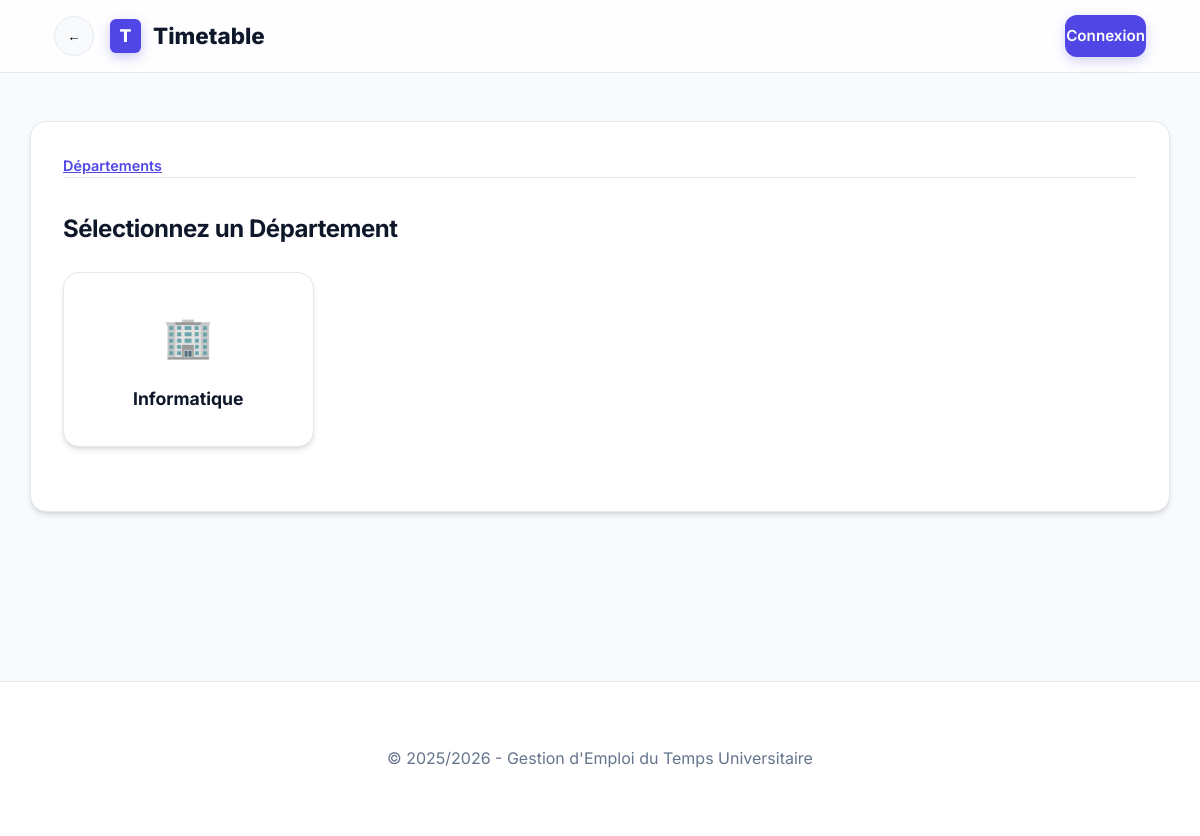
The app's page /timetable_app/modules/academics/departments_view.php, older data.
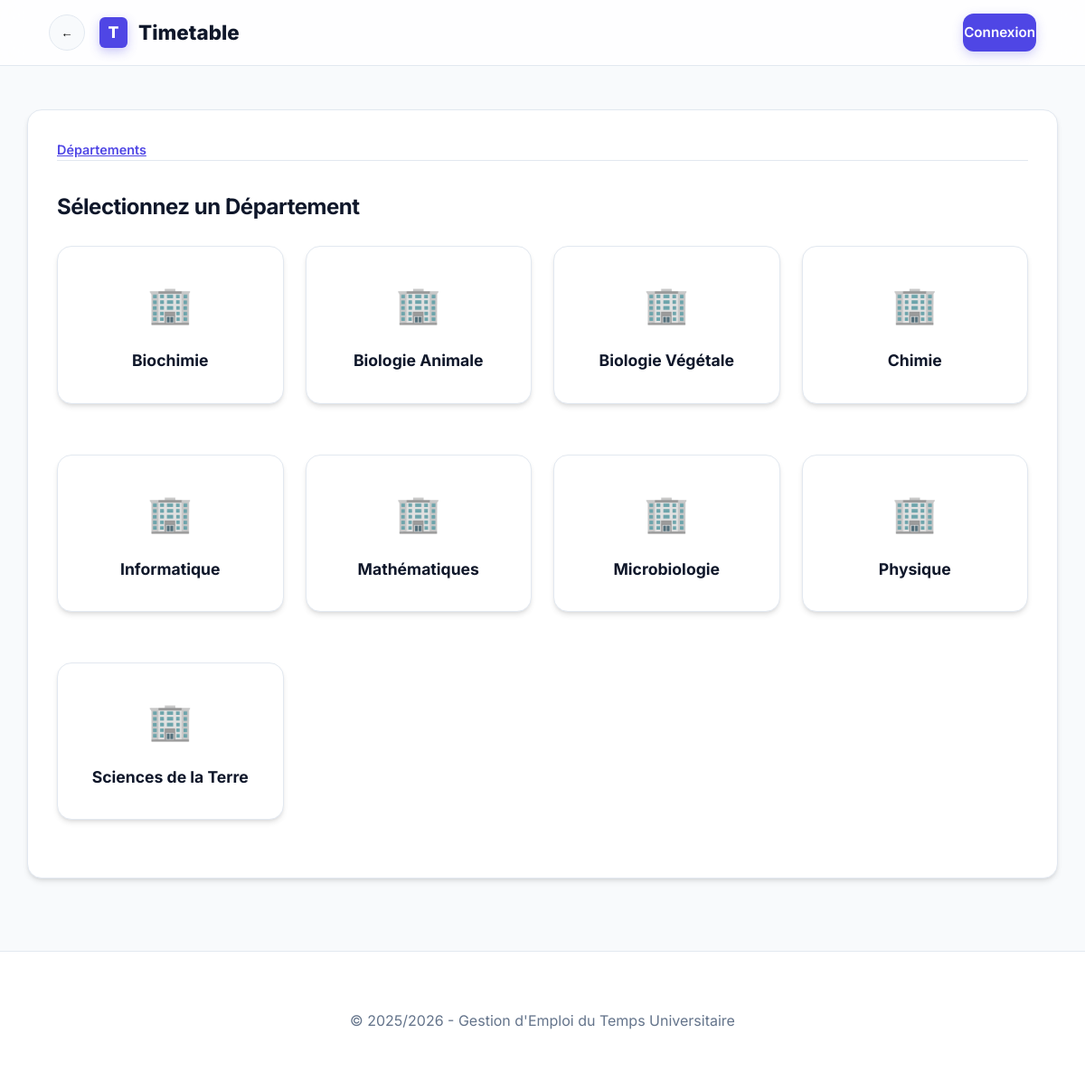
The same page, newer data.
### tables this page shows
CREATE TABLE `departments` (
  `id` int(11) NOT NULL AUTO_INCREMENT,
  `name` varchar(100) NOT NULL,
  PRIMARY KEY (`id`)
);

### timetable_app/includes/config.php (called while the page is built, shortened)
<?php
function isLoggedIn() {
    return isset($_SESSION['user_id']);
}
?>

### timetable_app/modules/academics/departments_view.php (the view, shortened to what this page needs)
<?php
require_once __DIR__ . '/../../includes/config.php';
$step = $_GET['step'] ?? 'dept';
$departments = $pdo->query("SELECT * FROM departments ORDER BY name")->fetchAll();
require_once __DIR__ . '/../../includes/header.php';
?>
<div class="card">
    <nav style="margin-bottom: 2rem; font-size: 0.9rem; color: var(--text-muted);">
        <a href="departments_view.php" style="color: var(--primary); font-weight: 600;">Départements</a>
    </nav>
    <?php if ($step === 'dept'): ?>
        <h2>Sélectionnez un Département</h2>
        <div style="display: grid; grid-template-columns: repeat(auto-fill, minmax(250px, 1fr)); gap: 1.5rem; margin-top: 1.5rem;">
            <?php foreach ($departments as $dept): ?>
                <a href="?step=program&dept_id=<?php echo $dept['id']; ?>" class="card" style="text-decoration: none; border: 1px solid var(--border); transition: transform 0.2s, box-shadow 0.2s; text-align: center; padding: 2rem;">
                    <div style="font-size: 2.5rem; margin-bottom: 1rem;">🏢</div>
                    <div style="font-weight: 700; color: var(--text); font-size: 1.1rem;"><?php echo htmlspecialchars($dept['name']); ?></div>
                </a>
            <?php endforeach; ?>
        </div>
    <?php endif; ?>
</div>
<?php require_once __DIR__ . '/../../includes/footer.php'; ?>

### timetable_app/includes/header.php (shortened to what this page needs)
<?php
require_once __DIR__ . '/config.php';
$unread_count = 0;
?>
<!DOCTYPE html>
<html lang="fr">
<head>
    <link rel="stylesheet" href="<?php echo BASE_URL; ?>/assets/css/style.css">
</head>
<body>
<nav>
    <div class="container">
        <div style="display: flex; align-items: center; gap: 1rem;">
            <button class="back-button" id="backBtn" aria-label="Retour" title="Retour">←</button>
            <a href="<?php echo BASE_URL; ?>/index.php" class="brand">
                <span style="background: var(--primary); color: white; padding: 0.2rem 0.6rem; border-radius: 6px; font-size: 1.1rem;">T</span>
                Timetable
            </a>
        </div>
        <ul class="nav-links" id="navLinks">
            <?php if (isLoggedIn()): ?>
                <li><a href="<?php echo BASE_URL; ?>/modules/views/view.php">Planning</a></li>
                <?php if (hasRole('admin')): ?>
                    <li><a href="<?php echo BASE_URL; ?>/modules/academics/departments_view.php">Départements</a></li>
                    <li><a href="<?php echo BASE_URL; ?>/modules/scheduling/manage.php">Planification</a></li>
                    <li><a href="<?php echo BASE_URL; ?>/modules/scheduling/attendance.php">Émargement</a></li>
                    <li><a href="<?php echo BASE_URL; ?>/modules/reports/stats.php">Statistiques</a></li>
                <?php elseif (hasRole('teacher')): ?>
                    <li><a href="<?php echo BASE_URL; ?>/modules/scheduling/manage.php">Mes Cours</a></li>
                    <li><a href="<?php echo BASE_URL; ?>/modules/scheduling/attendance.php">Émargement</a></li>
                <?php endif; ?>
                <li>
                    <a href="<?php echo BASE_URL; ?>/modules/notifications/view.php" style="position: relative;">
                        Notifications
                        <?php if ($unread_count > 0): ?>
                            <span class="badge" style="background: var(--danger); color: white; margin-left: 0.3rem;"><?php echo $unread_count; ?></span>
                        <?php endif; ?>
                    </a>
                </li>
                <li><a href="<?php echo BASE_URL; ?>/modules/accounts/profile.php">Mon Profil</a></li>
                <li><a href="<?php echo BASE_URL; ?>/modules/accounts/logout.php" class="btn btn-secondary" style="color: white; padding: 0.4rem 0.8rem;">Déconnexion</a></li>
            <?php else: ?>
                <li><a href="<?php echo BASE_URL; ?>/modules/accounts/login.php" class="btn btn-primary" style="color: white;">Connexion</a></li>
            <?php endif; ?>
        </ul>
    </div>
</nav>
<div class="container content">

### timetable_app/includes/footer.php (shortened to what this page needs)
</div>
<footer>
    <div class="container">
        <p>&copy; 2025/2026 - Gestion d'Emploi du Temps Universitaire</p>
    </div>
</footer>
</body>
</html>

### timetable_app/assets/css/style.css (style rules this page uses)
:root { --primary: #4f46e5; --primary-hover: #4338ca; --primary-light: #eef2ff; --secondary: #64748b; --secondary-hover: #475569; --success: #10b981; --success-hover: #059669; --danger: #ef4444; --danger-hover: #dc2626; --warning: #f59e0b; --bg: #f8fafc; --surface: #ffffff; --text: #0f172a; --text-muted: #64748b; --border: #e2e8f0; --input-bg: #ffffff; --shadow-sm: 0 1px 2px 0 rgb(0 0 0 / 0.05); --shadow: 0 4px 6px -1px rgb(0 0 0 / 0.1), 0 2px 4px -2px rgb(0 0 0 / 0.1); --shadow-md: 0 10px 15px -3px rgb(0 0 0 / 0.1), 0 4px 6px -4px rgb(0 0 0 / 0.1); --shadow-lg: 0 20px 25px -5px rgb(0 0 0 / 0.1), 0 8px 10px -6px rgb(0 0 0 / 0.1); --radius-sm: 0.375rem; --radius: 0.75rem; --radius-lg: 1rem; --transition: all 0.3s cubic-bezier(0.4, 0, 0.2, 1); }
* { box-sizing: border-box; margin: 0; padding: 0; }
body { font-family: 'Inter', -apple-system, BlinkMacSystemFont, "Segoe UI", Roboto, sans-serif; background-color: var(--bg); color: var(--text); line-height: 1.6; -webkit-font-smoothing: antialiased; }
.container { width: 95%; max-width: 1200px; margin: 0 auto; padding: 0 1.5rem; }
nav { background: rgba(255, 255, 255, 0.8); backdrop-filter: blur(12px); -webkit-backdrop-filter: blur(12px); border-bottom: 1px solid var(--border); position: sticky; top: 0; z-index: 1000; transition: var(--transition); }
nav .container { display: flex; justify-content: space-between; align-items: center; height: 4.5rem; }
nav .brand { color: var(--text); font-weight: 800; font-size: 1.4rem; text-decoration: none; display: flex; align-items: center; gap: 0.75rem; transition: var(--transition); }
nav .brand span { background: linear-gradient(135deg, var(--primary) 0%, #6366f1 100%); box-shadow: 0 4px 12px rgba(79, 70, 229, 0.3); }
.nav-links { list-style: none; display: flex; gap: 2rem; align-items: center; }
.nav-links a { color: var(--text-muted); text-decoration: none; font-weight: 600; font-size: 0.95rem; transition: var(--transition); position: relative; padding: 0.5rem 0; }
.back-button { background: var(--bg); border: 1px solid var(--border); width: 40px; height: 40px; display: flex; align-items: center; justify-content: center; border-radius: 50%; cursor: pointer; transition: var(--transition); }
.content { padding: 3rem 0; min-height: calc(100vh - 12rem); animation: fadeIn 0.6s ease-out; }
.card { background: var(--surface); padding: 2rem; border-radius: var(--radius-lg); border: 1px solid var(--border); box-shadow: var(--shadow); margin-bottom: 2rem; transition: var(--transition); animation: fadeIn 0.8s cubic-bezier(0.16, 1, 0.3, 1); }
.card h1, .card h2, .card h3 { margin-bottom: 1.5rem; color: var(--text); font-weight: 700; letter-spacing: -0.02em; }
.btn { display: inline-flex; align-items: center; justify-content: center; padding: 0.75rem 1.5rem; border-radius: var(--radius); font-weight: 600; font-size: 0.9rem; cursor: pointer; transition: var(--transition); text-decoration: none; border: 1px solid transparent; gap: 0.5rem; }
.btn-primary { background: var(--primary); color: white; box-shadow: 0 4px 12px rgba(79, 70, 229, 0.25); }
footer { background: var(--surface); border-top: 1px solid var(--border); padding: 4rem 0; text-align: center; color: var(--text-muted); }

Row changes from the older to the newer data that the page shows:
added departments: name "Biochimie"
added departments: name "Biologie Animale"
added departments: name "Biologie Végétale"
added departments: name "Chimie"
added departments: name "Mathématiques"
added departments: name "Microbiologie"
added departments: name "Physique"
added departments: name "Sciences de la Terre"
